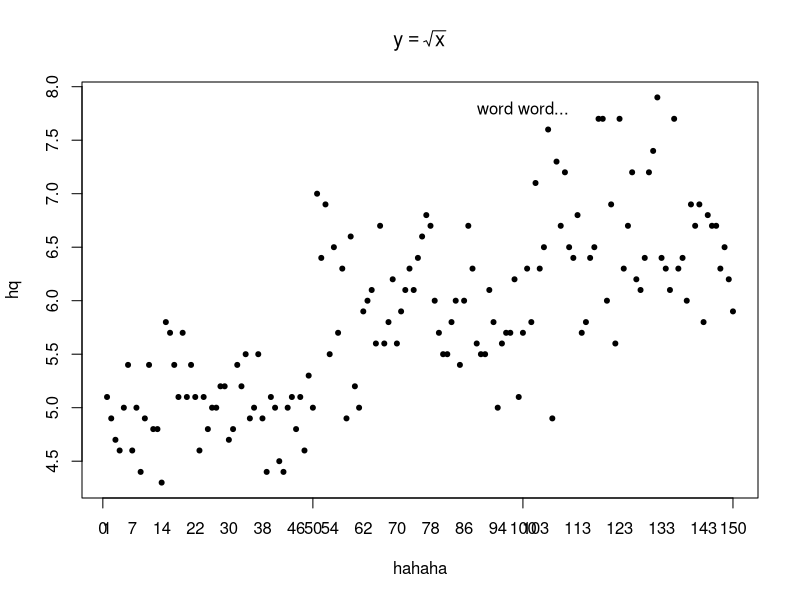
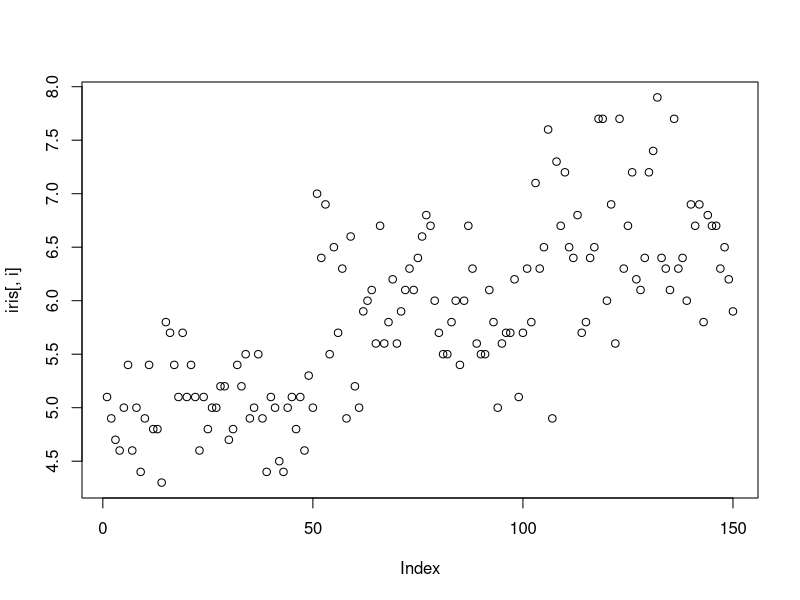
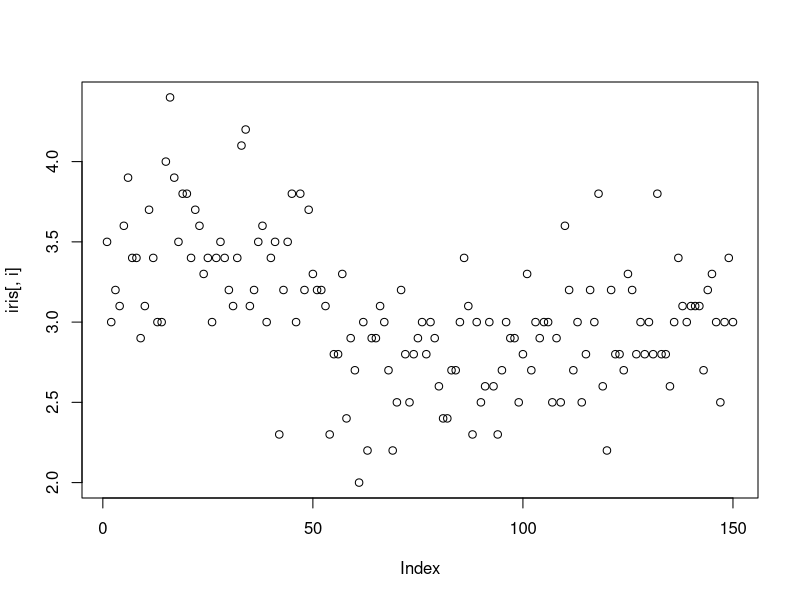
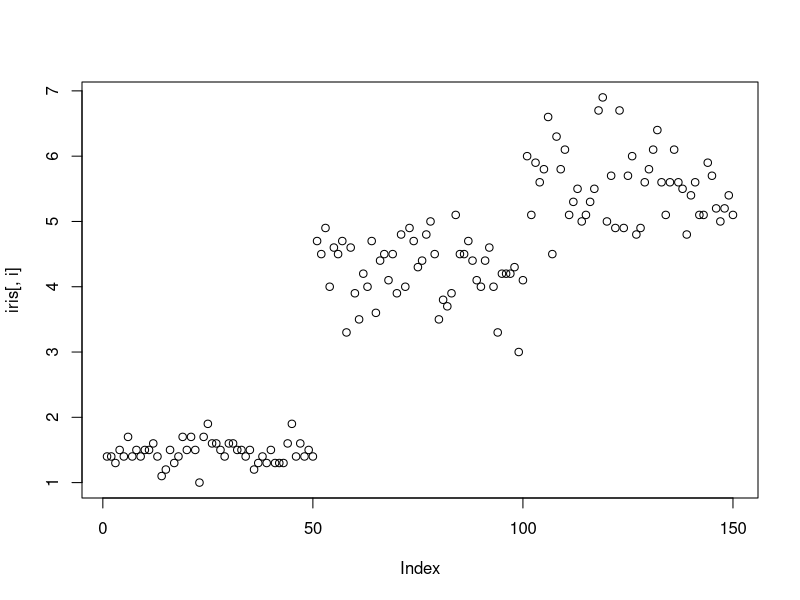
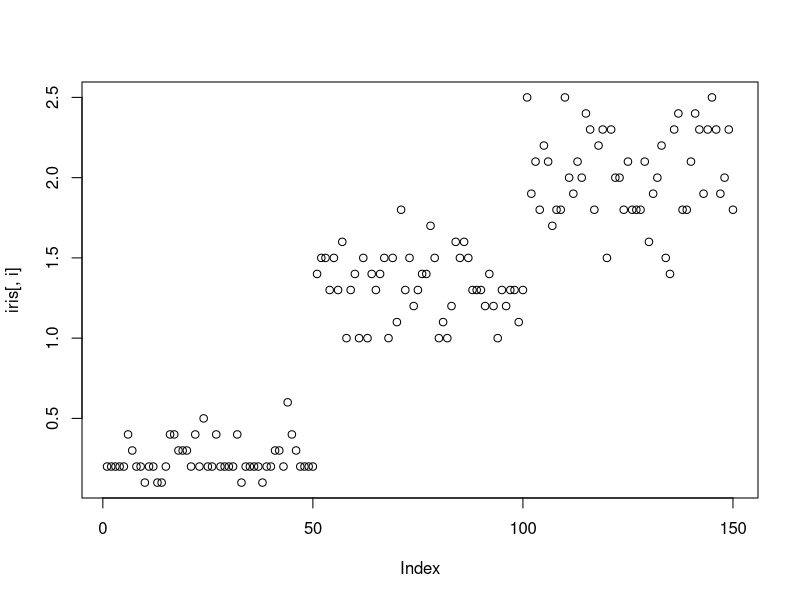

Reproduce these figures in R, in order. (Note: this script raises an error after producing the figures.)
col<- colnames(iris)
row <- rownames(iris)
dim <- dimnames(iris)
#beauty beauty
plot(iris[,1],xlab = "hahaha", ylab = "hq", pch=20, main=expression(y==sqrt(x)))  #main = "www"
text(100, 7.8, "word word...",cex=1)
axis(1, at = 1:150, labels = 1:150, tick = FALSE)
#labels = letters[1:9]
#title("Uhhh")



#save file
for (i in 1:4) {
  name = paste("iris",i,".jpg",seq="")
  jpeg(name)   #it is necessary
  plot(iris[,i])
  dev.off()
  }
getwd()
#[1] "/Users/wang.c/lesson 9"
setwd()

plot(x,dchisq(x,df=3))

x<-seq(0,10,0.1)
plot(x,dchisq(x,3), type="l",ylab = "Chisquare Density",bty="n",axes = FALSE) 
text(8, 0.2,  expression(A ==P(chi^2 >= x)),cex=1)
axis(1, at =c(0,0.25), labels = c(1,0.25), tick = TRUE)
axis(2, at =c(0,10), labels = c(0,"x"), tick = TRUE)

abline(x=5)
#labels = letters[1:9]

#main = "www")




#,ylab = "Chisquare Density",  main=expression(A ==P(chi^2 >= x))  #main = "www"




